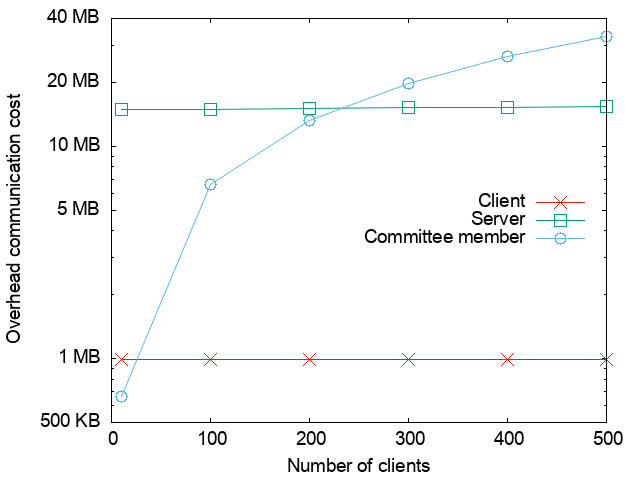

Recreate this plot in gnuplot.
set terminal png font "Helvetica,14" 
set output "online_comm_c15_p64811.png"
set datafile sep ','
set key center right Right offset 0, 0
set xlabel "Number of clients"
set ylabel "Overhead communication cost"
set xtics 0,100,500
set ytics add ("500 KB" 0.5)
set ytics add ("1 MB" 1)
set ytics add ("5 MB" 5)
set ytics add ("10 MB" 10)
set ytics add ("20 MB" 20)
set ytics add ("40 MB" 40)
set ytics add ("100 MB" 100)
set ytics add ("200 MB" 200)
set log y

# x=number of clients, for committee_size=10 and p=64811
plot [0:][0.5:40] '../online_comm/online_comm.csv' every 45::28 using 1:($4-$7) title 'Client' with linespoints lc 7 pt 2 ps 2, \
             '../online_comm/online_comm.csv' every 45::28 using 1:($5-$8) title 'Server' with linespoints pt 4 ps 2 lc 2, \
             '../online_comm/online_comm.csv' every 45::28 using 1:6 title 'Committee member' with linespoints pt 6 ps 2 lc 3
